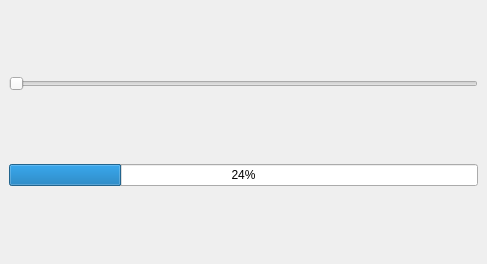
<?xml version="1.0" encoding="UTF-8"?>
<ui version="4.0">
 <class>Window</class>
 <widget class="QMainWindow" name="Window">
  <property name="geometry">
   <rect>
    <x>0</x>
    <y>0</y>
    <width>487</width>
    <height>264</height>
   </rect>
  </property>
  <property name="windowTitle">
   <string>Window</string>
  </property>
  <widget class="QWidget" name="centralwidget">
   <layout class="QVBoxLayout" name="verticalLayout">
    <item>
     <widget class="QSlider" name="horizontalSlider">
      <property name="orientation">
       <enum>Qt::Horizontal</enum>
      </property>
     </widget>
    </item>
    <item>
     <widget class="QProgressBar" name="progressBar">
      <property name="value">
       <number>24</number>
      </property>
     </widget>
    </item>
   </layout>
  </widget>
 </widget>
 <resources/>
 <connections>
  <connection>
   <sender>horizontalSlider</sender>
   <signal>valueChanged(int)</signal>
   <receiver>progressBar</receiver>
   <slot>setValue(int)</slot>
   <hints>
    <hint type="sourcelabel">
     <x>245</x>
     <y>87</y>
    </hint>
    <hint type="destinationlabel">
     <x>244</x>
     <y>166</y>
    </hint>
   </hints>
  </connection>
 </connections>
</ui>
